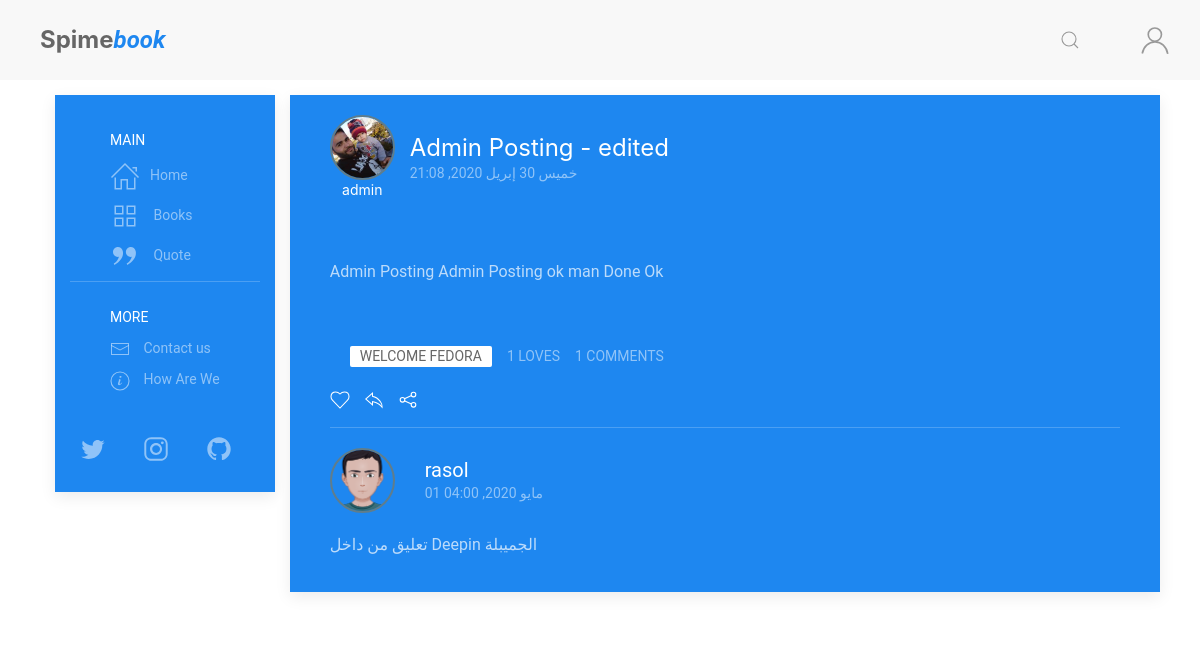
Page /post/2/ on the earlier database version.
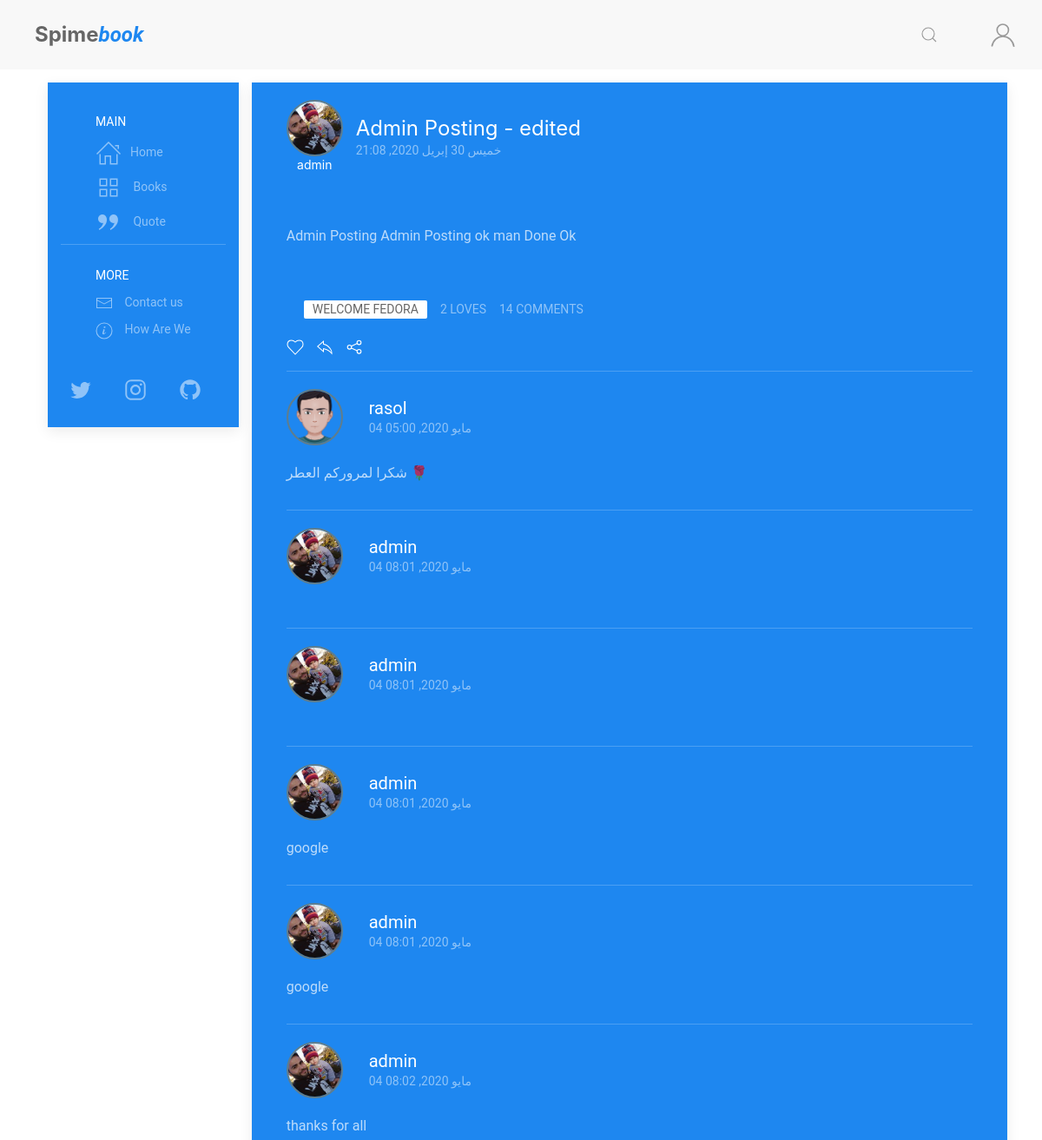
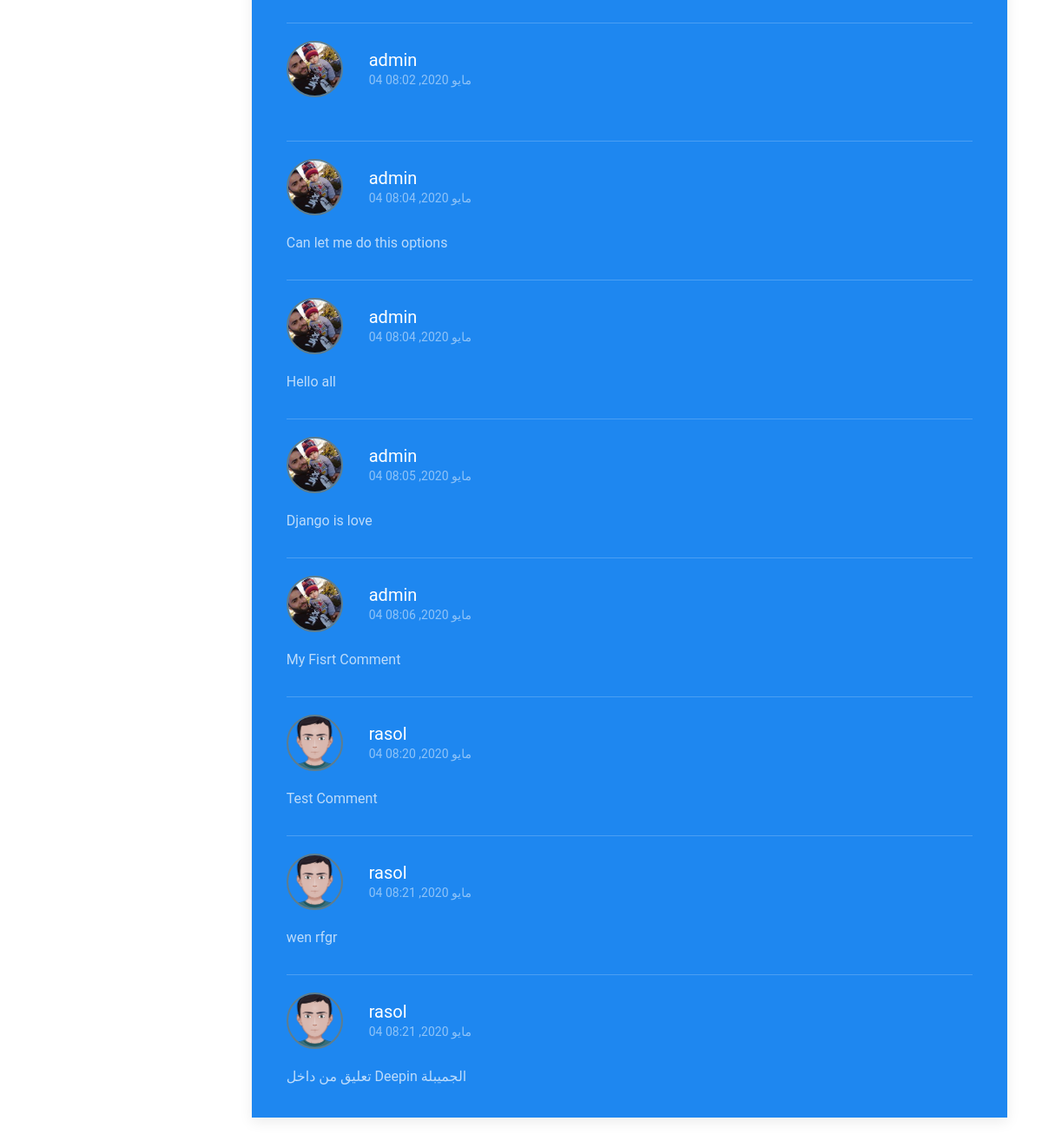
Same page on the later database version (2 pictures, top to bottom).
### posts/models.py (models this page shows, shortened)
class Post(models.Model):
    POST_TYPE = [
        ('Q', 'Quote'),
        ('R', 'Review'),
        ('P', 'Post'),
    ]
    title = models.CharField(max_length=120, default='')
    user = models.ForeignKey(User, on_delete=models.CASCADE)
    post_date = models.DateTimeField(default=timezone.now)
    post_edit_date = models.DateTimeField(auto_now=timezone.now)
    content = models.TextField(default='')
    post_type = models.CharField(
        max_length=1,
        choices=POST_TYPE,
        default='Psot')
    for_book = models.ForeignKey(Book, on_delete=models.CASCADE)
    archived = models.BooleanField(default=False)
    class Meta:
        ordering = ["-post_date"]

class Comment(models.Model):
    user = models.ForeignKey(User, on_delete=models.CASCADE)
    comment = models.CharField(max_length=300)
    comment_date = models.DateTimeField(auto_now_add=True)
    post = models.ForeignKey(
        Post, on_delete=models.CASCADE, related_name='comments')

### users/models.py (models this page shows, shortened)
class Profile(models.Model):
    user = models.OneToOneField(
        User, on_delete=models.CASCADE, primary_key=True, related_name='profile')
    picture = models.ImageField(
        upload_to='users/Profiles/', blank=True, null=True, default='user.png')
    bio = models.CharField(max_length=221, blank=True, null=True)
    loves = models.ManyToManyField(
        Post, related_name='loves', blank=True)
    books = models.ManyToManyField(
        Book, related_name='books', blank=True)
    lang = models.CharField(
        max_length=2, choices=settings.LANGUAGES, default='en', verbose_name='Language')

### books/models.py (models this page shows, shortened)
class Book(models.Model):
    title = models.CharField(max_length=255, verbose_name=_('Book Title'))
    book_image = models.ImageField(
        upload_to='books/cover/', default='book.jpg', verbose_name=_('Book Cover Image'))
    author = models.ForeignKey(
        Author, on_delete=models.CASCADE, verbose_name=_('The Author'))
    publish_date = models.DateField(
        default=timezone.now, verbose_name=_('Publish Date'))
    genres = models.ManyToManyField(
        Genres, related_name='genres', verbose_name=_('Genres'))
    book_or_Novel = models.CharField(
        max_length=5, choices=book_type, default='Book', verbose_name=_('Type'))

class EN(models.Model):
    lang = models.CharField(max_length=2, default='en', auto_created='en')
    book = models.OneToOneField(
        Book, on_delete=models.CASCADE, verbose_name=_('Orginal Book'))
    title = models.CharField(max_length=255, blank=True,
                             null=True, verbose_name=_('Book Title'))
    book_Bio = models.TextField(
        blank=True, null=True, verbose_name=_('Book Bio'))
    class Meta:
        verbose_name = _("English Translation")
        verbose_name_plural = _("English Translation")
        ordering = ['-id']
    def __str__(self):
        if self.title is None:
            return translator.translate(self.book.title, dest='en').text
        else:
            return self.title

### posts/views.py (the view)
# urls.py: path('post/<int:post_id>/', views.post, name='post'),
def post(request, post_id):
    target_post = Post.objects.get(id=post_id)
    comment_form = AddCommentForm()
    context = {
        'title': target_post.title,
        'post': target_post,
        'comment_form': comment_form,
    }
    return render(request, 'posts/post.html', context)

### books/templatetags/books_extra.py (called while the page is built)
@register.filter(name='get_translate')
def get_translate(value, arg):
    translate = eval(f"value.{arg}")
    return translate

@register.simple_tag
def define(val=None):
    return val

### posts/templates/posts/post.html (shortened to what this page needs)
{% extends "posts/base.html" %}
{% load static %}
{% load posts_extra %}
{% load books_extra %}
{% block content %}
{% if user.is_authenticated %}
{% define user.profile.lang as user_lang %}
{% else %}
{% define 'en' as user_lang %}
{% endif %}
<div class="uk-card uk-card-primary uk-margin uk-width-1-1">
    <div class="uk-card-header">
        <div class="uk-grid-small uk-flex-middle" uk-grid>
            <div class="uk-width-auto">
                <a href="{% url 'user-profile' post.user %}">
                    <img class="uk-border-circle avatat-img" width="50" height="50"
                        src="{{post.user.profile.picture.url}}" alt="{{post.user.profile.picture.url}}">
                    <br>
                    <h6 class="uk-margin-remove  uk-width-expand uk-text-center">
                        {{post.user}}
                    </h6>
                </a>
            </div>
            <div class="uk-width-expand">
                <h3 class="uk-card-title uk-margin-remove-bottom">{{post.title}}</h3>
                <p class="uk-text-meta uk-margin-remove-top"><time
                        datetime="2016-04-01T19:00">{{post.post_date|date:"D d M Y, H:i"}}</time>
                </p>
            </div>
        </div>
    </div>
    <div class="uk-card-body uk-padding">
        {% if post.post_type == "Q" %}
        <q class="">
            {{ post.content }}
        </q>
        {% else %}
        <p class="">
            {{ post.content }}
        </p>
        {% endif %}
    </div>
    <div class="uk-card-footer">
        <div class="uk-flex uk-grid-small" uk-grid>
            <div class="tags">
                <a href="{% url 'book' post.for_book.id %}" class="uk-label uk-margin-left">{{ post.for_book|get_translate:user_lang }}</a>
            </div>
            <div>
                <span class="uk-button uk-button-text uk-text-meta">{{post.loves.all|length}} loves</span>
            </div>
            <div class="uk-margin-bottom">
                <a class="uk-button uk-button-text uk-text-meta">{{post.comments.all|length}} Comments</a>
            </div>
        </div>
        <div class="reaction">
            {% if user.is_authenticated %}
            <span>
                <a class="uk-icon uk-margin-small-right" id="love-post" data-post="{% url 'love' post.id %}"
                    uk-icon="icon: heart"></a>
            </span>
            <span>
                <a href="#" class="uk-icon uk-margin-small-right" uk-icon="icon: reply"
                    uk-toggle="target: #add-reply-{{post.id}}; animation: uk-animation-slide-top-small"
                    type="button"></a>
            </span>
            {% else %}
            <span uk-tooltip="Log In First">
                <a class="uk-icon uk-margin-small-right" uk-icon="icon: heart"></a>
            </span>
            <span uk-tooltip="Log In First">
                <a class="uk-icon uk-margin-small-right" uk-icon="icon: reply" type="button"></a>
            </span>
            {% endif %}
            <span>
                <a href="#share-modal" class="uk-icon uk-margin-small-right" uk-icon="icon: social" uk-toggle></a>
            </span>
        </div>
        <div id="post-comment-{{post.id}}">
            {% for comment in post.comments.all %}
            <article class="uk-comment uk-padding-small uk-padding-remove-horizontal">
                <hr>
                <header class="uk-comment-header uk-grid-medium uk-flex-middle" uk-grid>
                    <div class="uk-width-auto">
                        <a class="uk-link-reset" href="{% url 'user-profile' comment.user %}">
                            <img class="uk-comment-avatar uk-border-circle avatat-img"
                                src="{{comment.user.profile.picture.url}}" alt="{{post.user.profile.picture.url}}"
                                width="30" height="30" alt="">
                        </a>
                    </div>
                    <div class="uk-width-expand">
                        <h4 class="uk-comment-title uk-margin-remove">
                            <a class="uk-link-reset" href="{% url 'user-profile' comment.user %}">
                                {{comment.user}}
                            </a>
                        </h4>
                        <ul class="uk-comment-meta uk-subnav uk-subnav-divider uk-margin-remove-top">
                            <li><a href="#">{{comment.comment_date|date:"d M Y, H:i"}}</a></li>
                        </ul>
                    </div>
                </header>
                <div class="uk-comment-body">
                    <p>{{comment.comment}}</p>
                </div>
            </article>
            {% endfor %}
        </div>
    </div>
</div>
{% endblock content %}

### posts/templates/posts/base.html (shortened to what this page needs)
{% load static %}
<!DOCTYPE html>
<html>
<head>
    <link rel="stylesheet" href="{% static 'posts/css/uikit.min.css' %}" />
    <link rel="stylesheet" href="{% static 'posts/css/my_style.css' %}" />
    <link rel="stylesheet" href="{% static 'posts/css/jquery-ui.css'%}">
</head>
<body>
    <nav class="uk-navbar-container uk-padding-small uk-padding-remove-vertical" uk-navbar>
        <div class="uk-navbar-left">
            <a href="{% url 'home' %}" class="uk-navbar-item uk-margin-small-left uk-logo">
                <span class="uk-h2 uk-logo uk-text-bolder">Spime<span
                        class="uk-padding-remove uk-text-primary uk-text-italic">book</span>
            </a>
        </div>
        <div class="uk-navbar-right">
            <a class="uk-navbar-toggle uk-visible@s  uk-visible@m" uk-search-icon
                uk-toggle="target: .nav-overlay; animation: uk-animation-fade" href="#">
            </a>
            <ul class="uk-navbar-nav">
                <li class="uk-visible@s">
                    <a href="{% url 'profile' %}">{{user.username}}</a>
                </li>
                <li>
                    {% if user.is_authenticated %}
                    <a type="button" class="uk-icon uk-animation-slide-right">
                        <img class="uk-border-circle avatat-img" width="45" height="45"
                            data-src="{{user.profile.picture.url}}" alt="{{user.profile.picture.url}}" uk-img>
                    </a>
                    {% else %}
                    <a type="button" class="uk-icon uk-animation-slide-right" uk-icon="icon:user; ratio:1.5"></a>
                    {% endif %}
                </li>
            </ul>
        </div>
    </nav>
    <div class="uk-container">
        <div class="uk-flex uk-flex-wrap">
            <div class="uk-width-auto uk-visible@m uk-visible@s">
                <div class="side-bar uk-padding-small">
                    <div class="uk-card uk-card-primary uk-card-body">
                        <ul class="uk-nav-default uk-nav-parent-icon uk-padding-small" uk-nav>
                            <li class="uk-nav-header">Main</li>
                            <li><a href="{% url 'home' %}"><span class="uk-margin-small-right"
                                        uk-icon="icon: home; ratio: 1.5"></span>Home</a></li>
                            <li><a href="{% url 'books' %}"><span class="uk-margin-small-right"
                                        uk-icon="icon: thumbnails; ratio: 1.5"></span> Books</a></li>
                            <li><a href="{% url 'quotes' %}"><span class="uk-margin-small-right"
                                        uk-icon="icon: quote-right; ratio: 1.5"></span> Quote</a></li>
                            <li class="uk-nav-divider"></li>
                            <li class="uk-nav-header">More</li>
                            <li><a href="#"><span class="uk-margin-small-right" uk-icon="icon: mail"></span> Contact
                                    us</a>
                            </li>
                            <li><a href="#"><span class="uk-margin-small-right" uk-icon="icon: info"></span> How Are
                                    We</a>
                            </li>
                            <li>
                                <ul class="uk-iconnav uk-child-width-1-3 uk-padding-small uk-margin-medium-top">
                                    <li>
                                        <a class="uk-icon" href="#" uk-icon="icon: twitter; ratio:1.3"></a>
                                    </li>
                                    <li>
                                        <a href="#" uk-icon="icon: instagram; ratio:1.3"></a>
                                    </li>
                                    <li>
                                        <a href="#" uk-icon="icon: github; ratio:1.3"></a>
                                    </li>
                                </ul>
                            </li>
                        </ul>
                    </div>
                </div>
            </div>
            <div class="uk-width-expand">
                <div class="uk-container uk-padding-small">
                    <div class="content-container">
                        {% block content %} {% endblock content %}
                    </div>
                </div>
            </div>
        </div>
    </div>
</body>
</html>

### posts/static/posts/css/my_style.css (style rules this page uses)
* { font-family: 'Roboto', sans-serif; box-sizing: border-box }
body { color: #666 }
.avatat-img { border: 2px solid #607d8b; width: 65px; height: 65px; object-fit: cover; object-position: center; }
.uk-card .uk-comment-avatar { border-radius: 50%; width: 65px; height: 65px; object-fit: cover; object-position: center; }
nav .uk-logo { padding-top: 10px }

Differences in the rows shown:
removed Comment: user.profile.picture (placeholder picture), user "rasol", comment_date "01 مايو 2020, 04:00", comment "تعليق من داخل Deepin الجميبلة"
computed for Post "Admin Posting - edited": loves.all|length "1" → "2"; comments.all|length "1" → "14"
added Comment: user.profile.picture (placeholder picture), user "rasol", comment_date "04 مايو 2020, 05:00", comment "شكرا لمروركم العطر 🌹"
added Comment: user.profile.picture (picture), user "admin", comment_date "04 مايو 2020, 08:01"
added Comment: user.profile.picture (picture), user "admin", comment_date "04 مايو 2020, 08:01"
added Comment: user.profile.picture (picture), user "admin", comment_date "04 مايو 2020, 08:01", comment "google"
added Comment: user.profile.picture (picture), user "admin", comment_date "04 مايو 2020, 08:01", comment "google"
added Comment: user.profile.picture (picture), user "admin", comment_date "04 مايو 2020, 08:02", comment "thanks for all"
added Comment: user.profile.picture (picture), user "admin", comment_date "04 مايو 2020, 08:02"
added Comment: user.profile.picture (picture), user "admin", comment_date "04 مايو 2020, 08:04", comment "Can let me do this options"
added Comment: user.profile.picture (picture), user "admin", comment_date "04 مايو 2020, 08:04", comment "Hello all"
added Comment: user.profile.picture (picture), user "admin", comment_date "04 مايو 2020, 08:05", comment "Django is love"
added Comment: user.profile.picture (picture), user "admin", comment_date "04 مايو 2020, 08:06", comment "My Fisrt Comment"
added Comment: user.profile.picture (placeholder picture), user "rasol", comment_date "04 مايو 2020, 08:20", comment "Test Comment"
added Comment: user.profile.picture (placeholder picture), user "rasol", comment_date "04 مايو 2020, 08:21", comment "wen rfgr"
added Comment: user.profile.picture (placeholder picture), user "rasol", comment_date "04 مايو 2020, 08:21", comment "تعليق من داخل Deepin الجميبلة"
